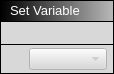
<?xml version="1.0" encoding="UTF-8"?>
<ui version="4.0">
 <class>SetVarBlock</class>
 <widget class="QWidget" name="SetVarBlock">
  <property name="geometry">
   <rect>
    <x>0</x>
    <y>0</y>
    <width>114</width>
    <height>72</height>
   </rect>
  </property>
  <property name="windowTitle">
   <string>Form</string>
  </property>
  <layout class="QHBoxLayout" name="horizontalLayout">
   <property name="leftMargin">
    <number>0</number>
   </property>
   <property name="topMargin">
    <number>0</number>
   </property>
   <property name="rightMargin">
    <number>0</number>
   </property>
   <property name="bottomMargin">
    <number>0</number>
   </property>
   <item>
    <widget class="QWidget" name="Holder" native="true">
     <property name="styleSheet">
      <string notr="true">QWidget#Holder { background-color: rgb(0, 0, 0); }</string>
     </property>
     <layout class="QVBoxLayout" name="verticalLayout_4">
      <property name="spacing">
       <number>1</number>
      </property>
      <property name="leftMargin">
       <number>1</number>
      </property>
      <property name="topMargin">
       <number>1</number>
      </property>
      <property name="rightMargin">
       <number>1</number>
      </property>
      <property name="bottomMargin">
       <number>1</number>
      </property>
      <item>
       <widget class="QWidget" name="Header" native="true">
        <property name="minimumSize">
         <size>
          <width>0</width>
          <height>20</height>
         </size>
        </property>
        <property name="maximumSize">
         <size>
          <width>16777215</width>
          <height>28</height>
         </size>
        </property>
        <property name="styleSheet">
         <string notr="true">background-color: qlineargradient(spread:pad, x1:0, y1:0, x2:1, y2:0, stop:0 rgba(0, 0, 0, 255), stop:1 rgba(184, 184, 184, 255));</string>
        </property>
        <layout class="QVBoxLayout" name="verticalLayout_5">
         <property name="spacing">
          <number>6</number>
         </property>
         <property name="leftMargin">
          <number>9</number>
         </property>
         <property name="topMargin">
          <number>0</number>
         </property>
         <property name="rightMargin">
          <number>9</number>
         </property>
         <property name="bottomMargin">
          <number>0</number>
         </property>
         <item>
          <widget class="QLabel" name="label">
           <property name="sizePolicy">
            <sizepolicy hsizetype="Maximum" vsizetype="Preferred">
             <horstretch>0</horstretch>
             <verstretch>0</verstretch>
            </sizepolicy>
           </property>
           <property name="maximumSize">
            <size>
             <width>16777215</width>
             <height>16777215</height>
            </size>
           </property>
           <property name="styleSheet">
            <string notr="true">background-color: rgba(255, 255, 255, 0);</string>
           </property>
           <property name="text">
            <string>&lt;html&gt;&lt;head/&gt;&lt;body&gt;&lt;p&gt;&lt;span style=&quot; font-size:10pt; color:#ffffff;&quot;&gt;Set Variable&lt;/span&gt;&lt;/p&gt;&lt;/body&gt;&lt;/html&gt;</string>
           </property>
          </widget>
         </item>
        </layout>
       </widget>
      </item>
      <item>
       <widget class="QWidget" name="ExecNodeLayout" native="true">
        <property name="styleSheet">
         <string notr="true">background-color: rgb(216, 216, 216);</string>
        </property>
        <layout class="QHBoxLayout" name="horizontalLayout_2">
         <property name="spacing">
          <number>1</number>
         </property>
         <property name="leftMargin">
          <number>9</number>
         </property>
         <property name="topMargin">
          <number>1</number>
         </property>
         <property name="rightMargin">
          <number>9</number>
         </property>
         <property name="bottomMargin">
          <number>1</number>
         </property>
         <item>
          <widget class="QWidget" name="InNodes" native="true">
           <property name="sizePolicy">
            <sizepolicy hsizetype="Preferred" vsizetype="Preferred">
             <horstretch>0</horstretch>
             <verstretch>0</verstretch>
            </sizepolicy>
           </property>
           <layout class="QVBoxLayout" name="verticalLayout_2">
            <property name="leftMargin">
             <number>0</number>
            </property>
            <property name="topMargin">
             <number>0</number>
            </property>
            <property name="rightMargin">
             <number>0</number>
            </property>
            <property name="bottomMargin">
             <number>0</number>
            </property>
            <item>
             <widget class="ConnectorExecIn" name="NodeExecIn" native="true">
              <property name="sizePolicy">
               <sizepolicy hsizetype="Preferred" vsizetype="Preferred">
                <horstretch>0</horstretch>
                <verstretch>0</verstretch>
               </sizepolicy>
              </property>
              <property name="minimumSize">
               <size>
                <width>16</width>
                <height>16</height>
               </size>
              </property>
              <property name="maximumSize">
               <size>
                <width>16</width>
                <height>16</height>
               </size>
              </property>
              <property name="styleSheet">
               <string notr="true"/>
              </property>
             </widget>
            </item>
           </layout>
          </widget>
         </item>
         <item>
          <spacer name="horizontalSpacer">
           <property name="orientation">
            <enum>Qt::Horizontal</enum>
           </property>
           <property name="sizeHint" stdset="0">
            <size>
             <width>40</width>
             <height>20</height>
            </size>
           </property>
          </spacer>
         </item>
         <item>
          <widget class="QWidget" name="OutNodes" native="true">
           <property name="layoutDirection">
            <enum>Qt::RightToLeft</enum>
           </property>
           <layout class="QVBoxLayout" name="verticalLayout_3">
            <property name="leftMargin">
             <number>0</number>
            </property>
            <property name="topMargin">
             <number>0</number>
            </property>
            <property name="rightMargin">
             <number>0</number>
            </property>
            <property name="bottomMargin">
             <number>0</number>
            </property>
            <item>
             <widget class="ConnectorExecOut" name="NodeExecOut" native="true">
              <property name="sizePolicy">
               <sizepolicy hsizetype="Preferred" vsizetype="Preferred">
                <horstretch>0</horstretch>
                <verstretch>0</verstretch>
               </sizepolicy>
              </property>
              <property name="minimumSize">
               <size>
                <width>16</width>
                <height>16</height>
               </size>
              </property>
              <property name="maximumSize">
               <size>
                <width>16</width>
                <height>16</height>
               </size>
              </property>
              <property name="styleSheet">
               <string notr="true"/>
              </property>
             </widget>
            </item>
           </layout>
          </widget>
         </item>
        </layout>
       </widget>
      </item>
      <item>
       <widget class="QWidget" name="widget" native="true">
        <property name="styleSheet">
         <string notr="true">background-color: rgb(216, 216, 216);</string>
        </property>
        <layout class="QVBoxLayout" name="verticalLayout">
         <property name="leftMargin">
          <number>6</number>
         </property>
         <property name="topMargin">
          <number>3</number>
         </property>
         <property name="rightMargin">
          <number>6</number>
         </property>
         <property name="bottomMargin">
          <number>3</number>
         </property>
         <item>
          <widget class="QWidget" name="VarNodeRow" native="true">
           <layout class="QHBoxLayout" name="horizontalLayout_3">
            <property name="leftMargin">
             <number>0</number>
            </property>
            <property name="topMargin">
             <number>0</number>
            </property>
            <property name="rightMargin">
             <number>0</number>
            </property>
            <property name="bottomMargin">
             <number>0</number>
            </property>
            <item>
             <widget class="ConnectorIn" name="VarNode" native="true">
              <property name="sizePolicy">
               <sizepolicy hsizetype="Preferred" vsizetype="Preferred">
                <horstretch>0</horstretch>
                <verstretch>0</verstretch>
               </sizepolicy>
              </property>
              <property name="minimumSize">
               <size>
                <width>16</width>
                <height>16</height>
               </size>
              </property>
              <property name="maximumSize">
               <size>
                <width>16</width>
                <height>16</height>
               </size>
              </property>
              <property name="styleSheet">
               <string notr="true"/>
              </property>
             </widget>
            </item>
            <item>
             <widget class="QComboBox" name="VarSelector">
              <property name="enabled">
               <bool>false</bool>
              </property>
             </widget>
            </item>
           </layout>
          </widget>
         </item>
        </layout>
       </widget>
      </item>
     </layout>
    </widget>
   </item>
  </layout>
 </widget>
 <customwidgets>
  <customwidget>
   <class>ConnectorIn</class>
   <extends>QWidget</extends>
   <header>connectorin.h</header>
   <container>1</container>
  </customwidget>
  <customwidget>
   <class>ConnectorExecOut</class>
   <extends>QWidget</extends>
   <header>connectorexecout.h</header>
   <container>1</container>
  </customwidget>
  <customwidget>
   <class>ConnectorExecIn</class>
   <extends>QWidget</extends>
   <header>connectorexecin.h</header>
   <container>1</container>
  </customwidget>
 </customwidgets>
 <resources/>
 <connections/>
</ui>
